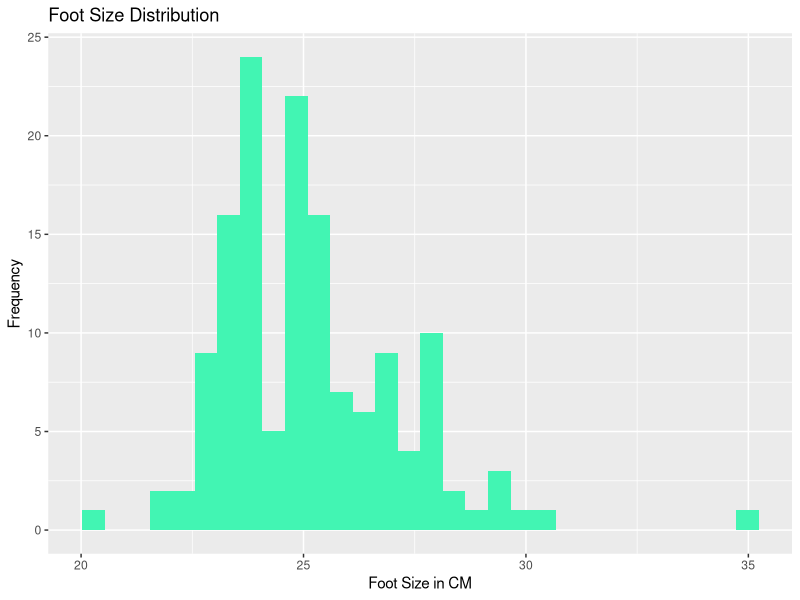
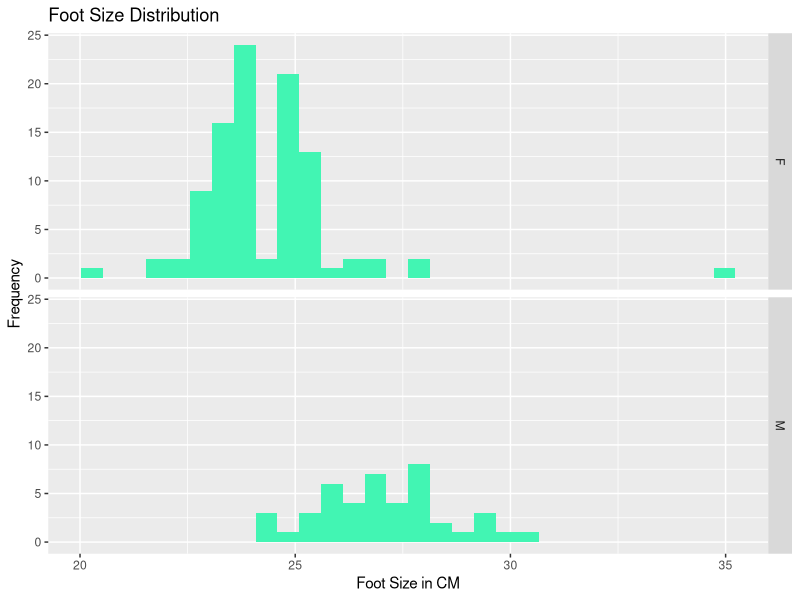
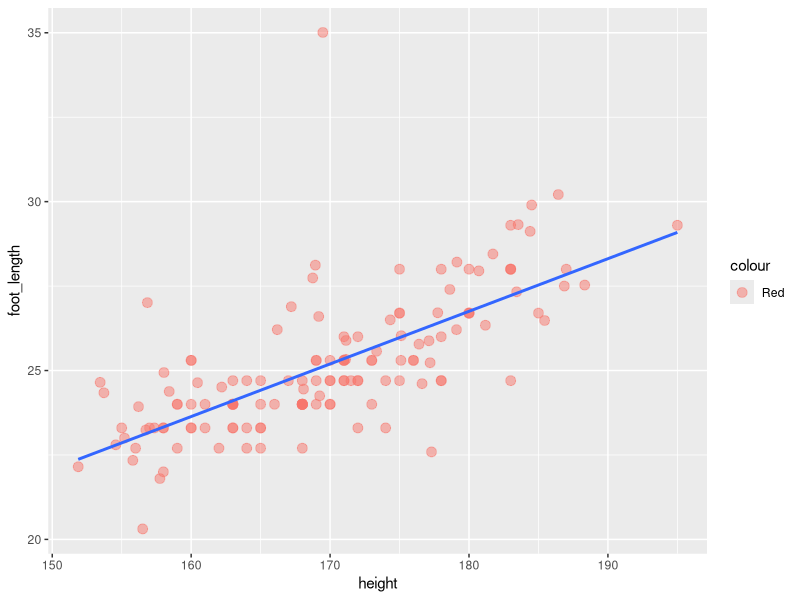
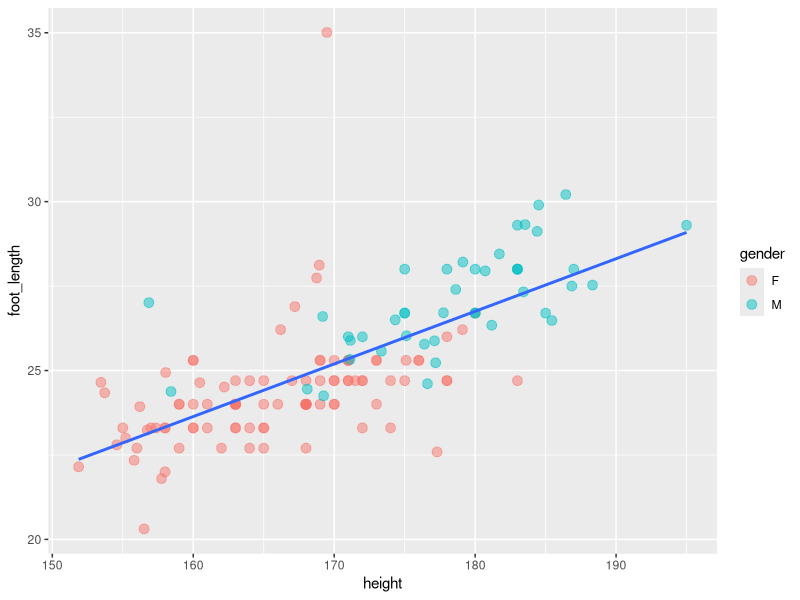
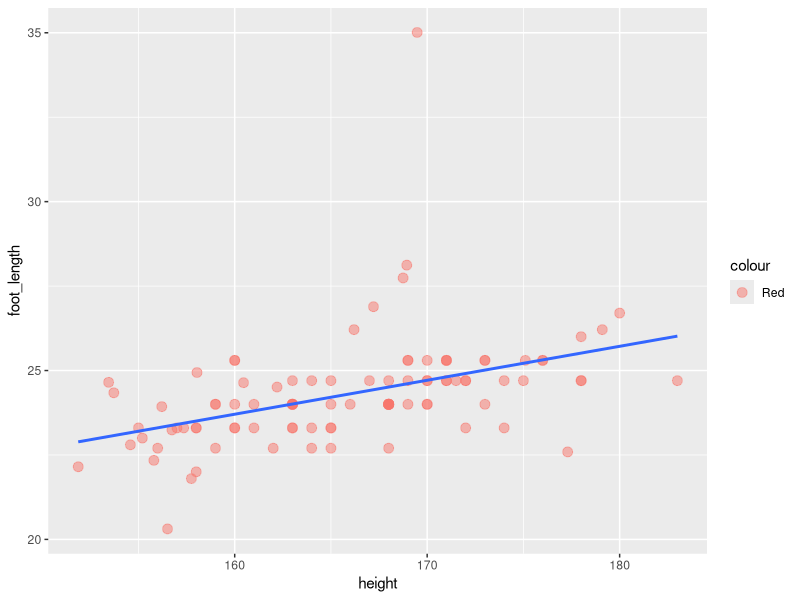
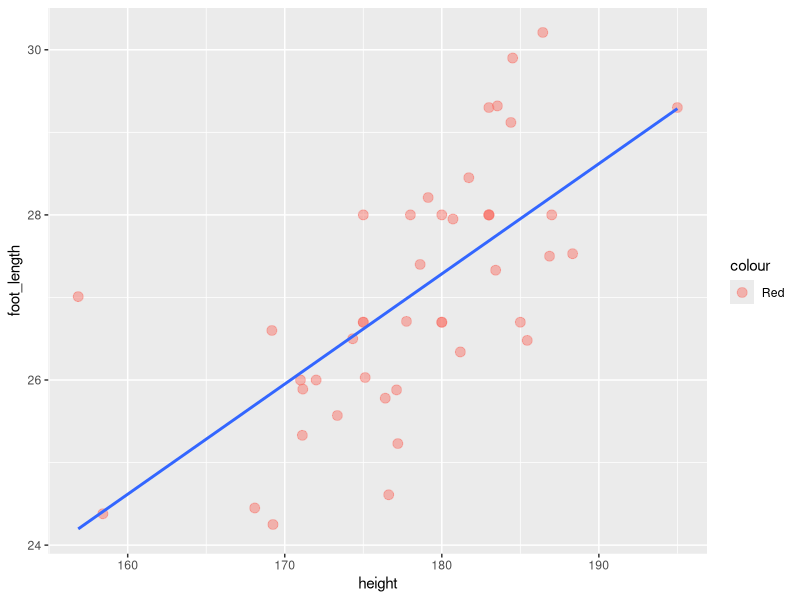
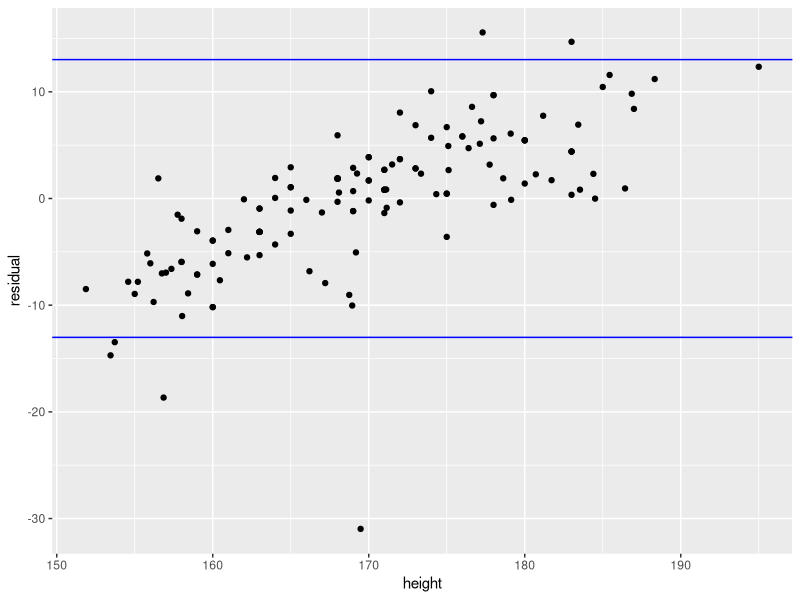

The R source for these figures, in order:
## ---- chunk 1
knitr::opts_chunk$set(echo = TRUE)
## ---- chunk 2
library(tidyverse)
foot01 <- read_csv("foot01.csv")
library(readxl)
footlengthandbodyheightpdf <- read_excel("footlengthandbodyheightpdf.xlsx")

footlength1 <- foot01
footlength2 <- footlengthandbodyheightpdf
## ---- chunk 3
footlength2.1<-drop_na(footlength2)
colnames(footlength2.1)<-c("student","gender","foot_length", "height")
colnames(footlength1)<-c("time", "gender", "height", "shoe_size")
footlength2.1$student<-NULL
footlength1$time<-NULL
## ---- chunk 4
as.data.frame(footlength1)
class(footlength1)<-"data.frame"
footlength1<-footlength1[!footlength1$height<20,]
footlength1<-footlength1[!footlength1$height>300,]
summary(footlength1)
## ---- chunk 5
library(readr)
FLtoEUSize <- read_csv("FLtoEUSize.csv")
summary(FLtoEUSize)
colnames(FLtoEUSize)<-c("shoe_size","foot_length")
summary(footlength1)
footlength1$foot_length<-""
mergeddataFL1<-merge(footlength1,FLtoEUSize, by.x="shoe_size", by.y="shoe_size")
## ---- chunk 6
mergeddataFL1$foot_length.x<-NULL
mergeddataFL1[mergeddataFL1$gender == "woman", 2] <- "F"
mergeddataFL1[mergeddataFL1$gender == "man", 2] <- "M"

mergeddataFL1$foot_length.y <- paste(paste(substr(mergeddataFL1$foot_length.y, 1,2),'.', sep = ""), substr(mergeddataFL1$foot_length.y, 4,5), sep = "")
mergeddataFL1                
## ---- chunk 7
mergeddataFL1$shoe_size<-NULL
colnames(mergeddataFL1)<-c("gender","height","foot_length")
mergeddataFL1$foot_length<-as.double(mergeddataFL1$foot_length)

footlength_height_comb<-rbind(mergeddataFL1,footlength2.1)
footlength_height_comb #our final combined dataset
## ---- chunk 8
cor(footlength_height_comb$height, footlength_height_comb$foot_length)
cor.test(footlength_height_comb$height, footlength_height_comb$foot_length)
## ---- chunk 9
library(ggplot2)
graphQ3 <- ggplot(footlength_height_comb, aes(x=foot_length))
graph1 <-graphQ3+geom_histogram(fill= "#42f5b3" ) +
  labs(title = "Foot Size Distribution",
       x = "Foot Size in CM",
       y = "Frequency")

graph1

## ---- chunk 10
graph1 + facet_grid(gender~.,)
## ---- chunk 11
count(footlength_height_comb, gender)
## ---- chunk 12
graphQ5<-ggplot(data=footlength_height_comb, aes(x=height,y=foot_length)) +
  geom_point(size=3, aes(colour = "Red"), alpha = 0.5) +
  stat_smooth(method=lm, se = F)
graphQ5
## ---- chunk 13
LMQ5<-lm(formula = footlength_height_comb$height~footlength_height_comb$foot_length)
LMQ5
summary(LMQ5)
## ---- chunk 14
graphQ5.1<-ggplot(data=footlength_height_comb, aes(x=height,y=foot_length)) +
  geom_point(size=3, aes(colour = gender), alpha = 0.5) +
  stat_smooth(method=lm, se = F)
graphQ5.1
## ---- chunk 15
library(tidyverse)
female<-footlength_height_comb%>%
  filter(gender == "F")

femaleplot<-ggplot(data=female, aes(x=height,y=foot_length)) +
  geom_point(size=3, aes(colour = "Red"), alpha = 0.5) +
  stat_smooth(method=lm, se = F)
femaleplot

LMQ5female<-lm(formula = female$height~female$foot_length)
LMQ5female
summary(LMQ5female)
## ---- chunk 16
library(tidyverse)
male<-footlength_height_comb%>%
  filter(gender == "M")

maleplot<-ggplot(data=male, aes(x=height,y=foot_length)) +
  geom_point(size=3, aes(colour = "Red"), alpha = 0.5) +
  stat_smooth(method=lm, se = F)
maleplot

LMQ5male<-lm(formula = male$height~male$foot_length)
LMQ5male
summary(LMQ5male)

## ---- chunk 17
LMQ5$residual

footlength_height_comb$residual<-LMQ5$residual

ggplot(data=footlength_height_comb, aes(x=height,y=residual))+
  geom_point()+
  geom_hline(yintercept = 2*sd(LMQ5$residual), colour = "blue")+
  geom_hline(yintercept = -2*sd(LMQ5$residual), colour = "blue")

